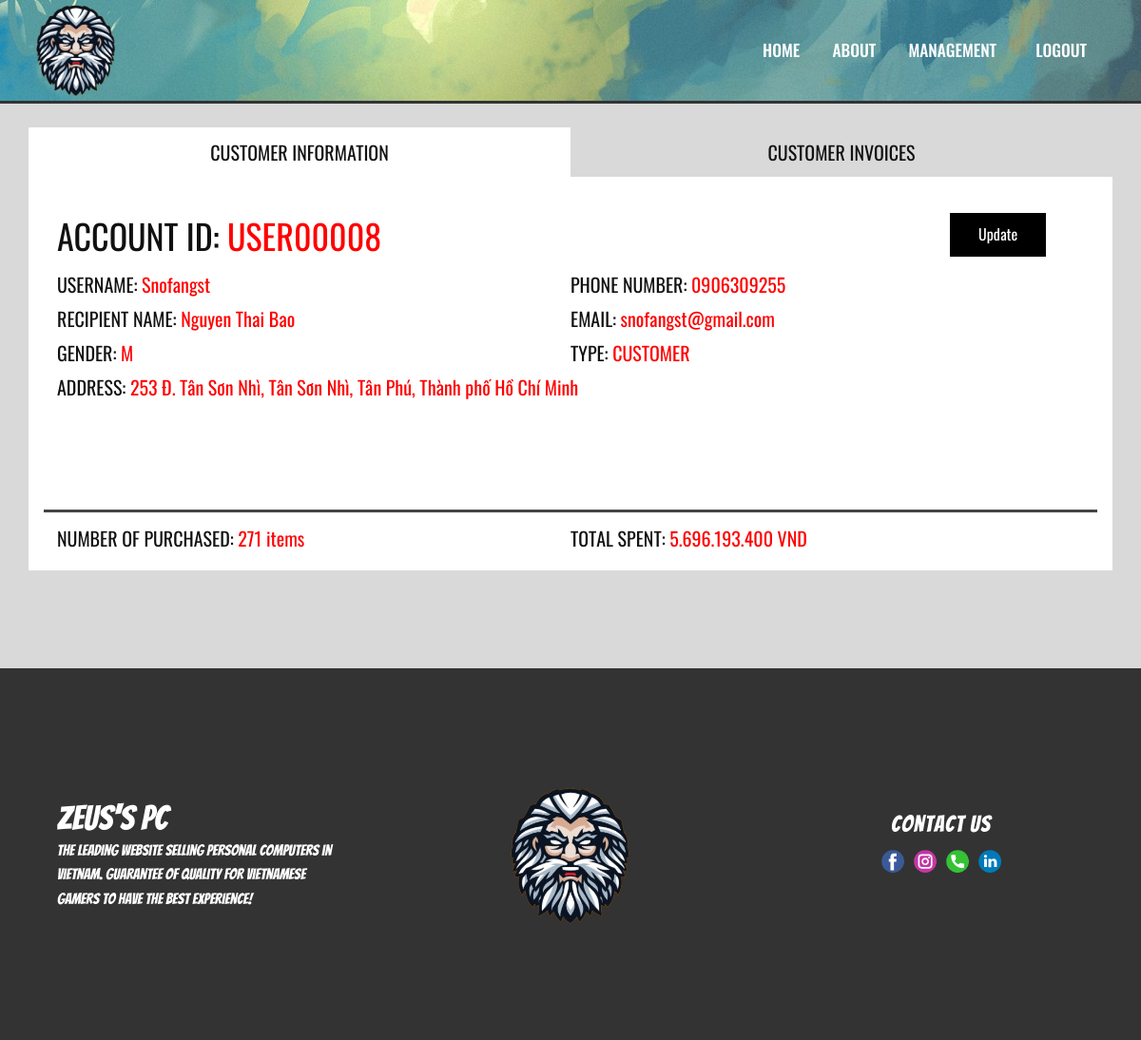
/Admin/userdetails.php?id=USER00008 (signed in), run on the app's committed database.
### tables this page shows
CREATE TABLE `account` (
  `IdAcc` char(20) NOT NULL,
  `Name` varchar(100) NOT NULL,
  `Email` char(100) DEFAULT NULL,
  `PhoneNumber` char(11) DEFAULT NULL,
  `Password` varchar(100) DEFAULT NULL,
  `Gender` char(2) DEFAULT 'UD',
  `Avatar` char(100) DEFAULT NULL,
  `Address` char(100) DEFAULT NULL,
  `TotalSpent` double DEFAULT 0,
  `TypeAcc` char(10) NOT NULL DEFAULT 'CUSTOMER',
  `ReceiverName` char(50) DEFAULT NULL,
  `Token` varchar(50) DEFAULT NULL,
  `ExpiredDate` datetime DEFAULT NULL
);

### Class/Account.php (called while the page is built, shortened)
<?php
    class Account{
        private $idacc;
        private $username;
        private $email;
        private $phonenumber;
        private $gender;
        private $address;
        private $totalspent;
        private $typeacc;
        private $receivername;
        private $numberofpurchased;
        public function __construct(?string $idacc = null,?string $username = null, ?string $password = null,?string $email = null,?string $phonenumber = null,?string $gender = null,?string $avatar = null,?string $address = null,?float $totalspent=0,?string $typeacc=null,?string $receivername=null) {
            $this->idacc=$idacc;
            $this->username = $username;
            $this->email=$email;
            $this->phonenumber=$phonenumber;
            $this->gender=$gender;
            $this->address=$address;
            $this->totalspent=$totalspent;
            $this->typeacc=$typeacc;
            $this->receivername=$receivername;
        }
        public function setNumberOfPurchased($numberofpurchased)
        {
            $this->numberofpurchased=$numberofpurchased;
        }
        public function getIdAcc()
        {
            return $this->idacc;
        }
        public function getUsername()
        {
            return $this->username;
        }
        public function getEmail()
        {
            return $this->email;
        }
        public function getPhoneNumber()
        {
            return $this->phonenumber;
        }
        public function getGender()
        {
            return $this->gender;
        }
        public function getAddress()
        {
            return $this->address;
        }
        public function getTotalSpent()
        {
            return $this->totalspent;
        }
        public function getTypeAcc()
        {
            return $this->typeacc;
        }
        public function getReceiverName()
        {
            return $this->receivername;
        }
        public function getNumberOfPurchased()
        {
            return $this->numberofpurchased;
        }
        public function getUserById($id)
        {
            try{
                $sql="Select idacc,name,email,phonenumber,gender,address,typeacc,totalspent,(SELECT SUM(orderdetails.Quantity) from orders,orderdetails where orders.IdAcc='$id' and orderdetails.IdOrder=orders.IdOrder)as `purchased`,receivername from account where idacc= '$id'";
                $stmt=Database::$pdo->prepare($sql);
                $stmt->execute();
                $data=$stmt->fetchAll(PDO::FETCH_ASSOC);
                if(empty($data))
                    echo '<script>alert("There was no data in database")</script>';
                else
                {
                    $item=$data[0];
                    $acc=new Account($item['idacc'],$item['name'],NULL,$item['email'],$item['phonenumber'],$item['gender'],NULL,$item['address'],$item['totalspent'],$item['typeacc'],$item['receivername']);
                    $acc->setNumberOfPurchased($item['purchased']);
                    return $acc;
                }
            }
            catch(PDOException $ex)
            {
                echo '<script>alert("'.$ex->getMessage().$sql.'")</script>';
            }
        }
    }

### Admin/userdetails.php (the view, shortened to what this page needs)
<?php
    require '../include/header_admin.php';
    if(isset($_GET['id']))
    {
        $acc=new Account();
        $acc=$acc->getUserById($_GET['id']);
    }
    else
        header("location:../Admin/Error.php");
?>
<link rel="stylesheet" href="../Style/UserDetails.css" media="screen">
<section class="u-align-center u-clearfix u-grey-15 u-section-1" id="sec-03a4">
    <div class="u-clearfix u-sheet u-sheet-1">
        <div class="u-expanded-width u-tab-links-align-justify u-tabs u-tabs-1">
            <ul class="u-tab-list u-unstyled" role="tablist">
                <li class="u-tab-item" role="presentation">
                    <a class="active u-active-white u-button-style u-custom-font u-font-oswald u-tab-link u-tab-link-1" id="link-tab-14b7" href="#tab-14b7" role="tab" aria-controls="tab-14b7" aria-selected="true">CUSTOMER INFORMATION</a>
                </li>
                <li class="u-tab-item" role="presentation">
                    <a class="u-active-white u-button-style u-custom-font u-font-oswald u-tab-link u-tab-link-2" id="link-tab-0da5" href="#tab-0da5" role="tab" aria-controls="tab-0da5" aria-selected="false">CUSTOMER INVOICES</a>
                </li>
            </ul>
            <div class="u-tab-content">
                <div class="u-align-left u-container-style u-tab-active u-tab-pane u-white u-tab-pane-1" id="tab-14b7" role="tabpanel" aria-labelledby="link-tab-14b7">
                    <div class="u-container-layout u-container-layout-1">
                        <a href="../Admin/changeuserinfo.php?id=<?=$acc->getIdAcc()?>" style="left:85%;position:absolute" class="u-active-black u-black u-border-none u-btn u-btn-submit u-button-style u-custom-font u-font-oswald u-hover-palette-5-base u-btn-1">
                                Update<br>
                        </a>
                        <p class="u-custom-font u-font-oswald u-text u-text-1">
                            ACCOUNT ID: <span style="color:red"><?=$acc->getIdAcc()?></span>
                        </p>
                        <p class="u-custom-font u-font-oswald u-text u-text-2">
                            USERNAME: <span style="color:red"><?=$acc->getUsername()?></span>
                        </p>
                        <p class="u-custom-font u-font-oswald u-text u-text-3">
                            RECIPIENT NAME: <span style="color:red"><?=$acc->getReceiverName()?></span>
                        </p>
                        <p class="u-custom-font u-font-oswald u-text u-text-4">
                            PHONE NUMBER: <span style="color:red"><?=$acc->getPhoneNumber()?></span>
                        </p>
                        <p class="u-custom-font u-font-oswald u-text u-text-5">
                            EMAIL: <span style="color:red"><?=$acc->getEmail()?></span>
                        </p>
                        <p class="u-custom-font u-font-oswald u-text u-text-6">
                            TYPE: <span style="color:red"><?=$acc->getTypeAcc()?></span>
                        </p>
                        <p class="u-custom-font u-font-oswald u-text u-text-7">
                            GENDER: <span style="color:red"><?=$acc->getGender()?></span>
                        </p>
                        <p class="u-custom-font u-font-oswald u-text u-text-8">
                            ADDRESS: <span style="color:red"><?=$acc->getAddress()?></span>
                        </p>
                        <div class="u-border-3 u-border-grey-dark-1 u-expanded-width-lg u-expanded-width-md u-expanded-width-xl u-line u-line-horizontal u-line-1"></div>
                        <p class="u-custom-font u-font-oswald u-text u-text-9">
                            TOTAL SPENT: <span style="color:red"><?=number_format($acc->getTotalSpent(),0,',','.')?> VND</span>
                        </p>
                        <p class="u-custom-font u-font-oswald u-text u-text-10">
                            NUMBER OF PURCHASED: <span style="color:red"><?php if(intval($acc->getNumberOfPurchased())<=1) echo $acc->getNumberOfPurchased().' item'; else echo $acc->getNumberOfPurchased().' items';  ?> </span>
                        </p>
                    </div>
                </div>
            </div>
        </div>
    </div>
</section>
<?php require '../include/footer.php'
?>

### data on the page
account: IdAcc "USER00008", Name "Snofangst", ReceiverName "Nguyen Thai Bao", PhoneNumber "0906309255", Email "snofangst@gmail.com", TypeAcc "CUSTOMER", Gender "M", Address "253 Đ. Tân Sơn Nhì, Tân Sơn Nhì, Tân Phú, Thành phố Hồ Chí Minh", TotalSpent "5.696.193.400"

### other printed values
$acc->getNumberOfPurchased() "271"
